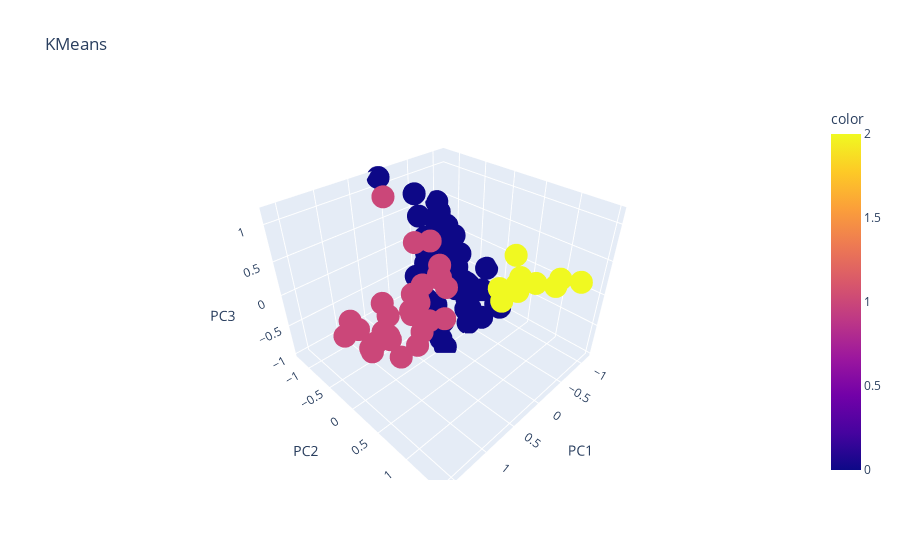
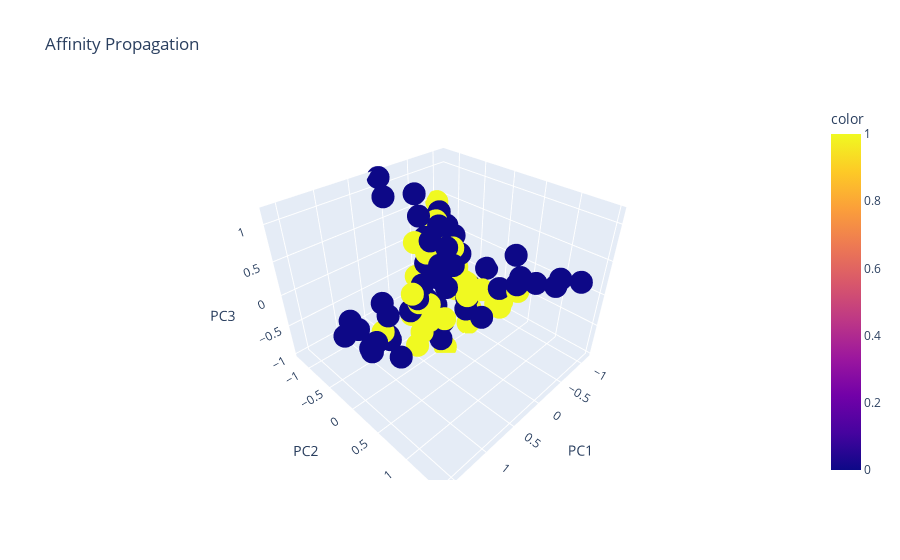
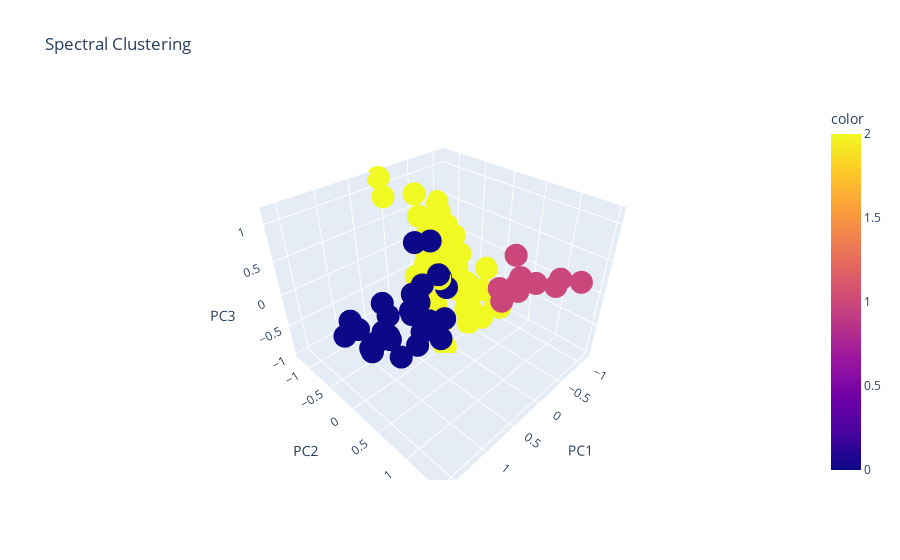
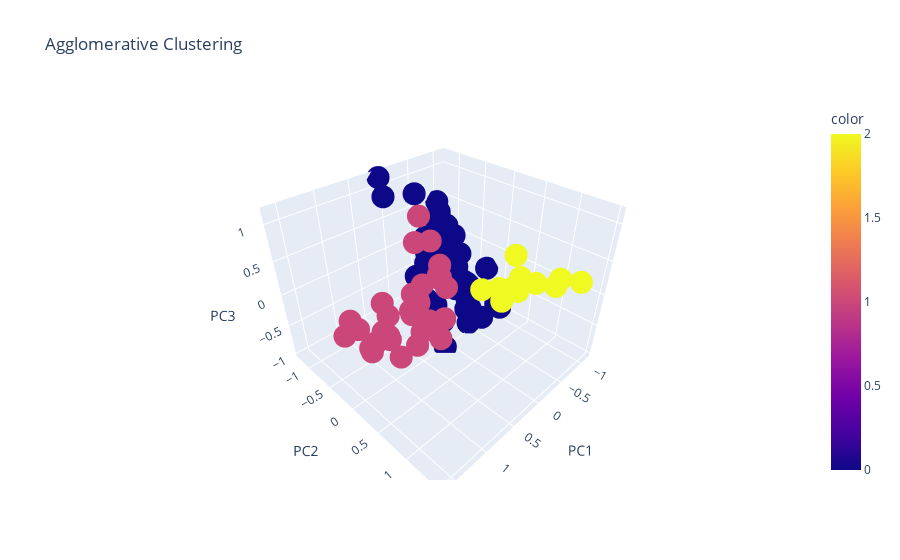

Here is the notebook cell these charts were saved with, in order:
### Markdown cell above
<div class="span5 alert alert-info">
<h3>Exercise Set VI</h3>

<p><b>Exercise:</b> Try clustering using the following algorithms. </p>
<ol>
<li>Affinity propagation
<li>Spectral clustering
<li>Agglomerative clustering
<li>DBSCAN
</ol>
<p>How do their results compare? Which performs the best? Tell a story why you think it performs the best.</p>
</div>

### Code cell
# Your turn
#adapted from Frank Fletcher's notebook
#https://github.com/frankfletcher/Springboard-Data-Science/blob/master/Module%2015.6%20-%20PCA%20and%20K-Means/Clustering%20Case%20Study%20-%20Customer%20Segmentation%20with%20K-Means%20-%20Tier%203.ipynb

import plotly.express as px

# 3 components as per explained_variance_
pca = PCA(n_components=3, random_state=42)
X_train = pca.fit_transform(x_cols)

# use a 3d scatter plot for the 3 components
def draw_cluster(pred, title):
    df = pd.DataFrame({'PC1': X_train[:,0],
                      'PC2': X_train[:,1],
                      'PC3': X_train[:,2],
                      'pred': pred})
    
    fig=px.scatter_3d(df, x='PC1', y='PC2', z='PC3', color=pred, title=title)
    fig.show()

from sklearn.cluster import AffinityPropagation, SpectralClustering, AgglomerativeClustering, DBSCAN

draw_cluster(KMeans(random_state=42, n_clusters=3).fit_predict(x_cols), "KMeans")
draw_cluster(AffinityPropagation(random_state=42,damping=0.97).fit_predict(x_cols), "Affinity Propagation")
draw_cluster(SpectralClustering(random_state=42, n_clusters=3).fit_predict(x_cols), 'Spectral Clustering')
draw_cluster(AgglomerativeClustering(n_clusters=3).fit_predict(x_cols), 'Agglomerative Clustering')
draw_cluster(DBSCAN(eps=1).fit_predict(x_cols), 'DBSCAN')
